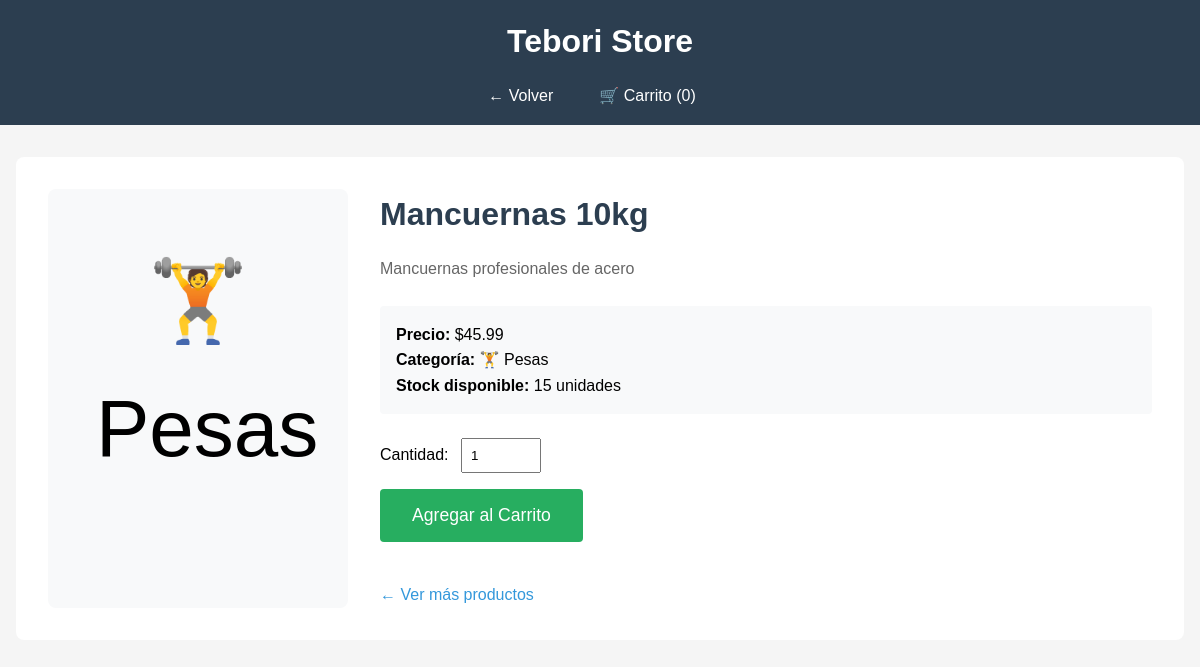
Screenshot of /ver_producto.php?id=1 with the database file from the repository.
### tables this page shows
CREATE TABLE `productos` (
  `id` int(11) NOT NULL,
  `nombre` varchar(200) NOT NULL,
  `descripcion` text DEFAULT NULL,
  `precio` decimal(10,2) NOT NULL,
  `categoria` varchar(50) NOT NULL,
  `stock` int(11) DEFAULT 0,
  `imagen` varchar(255) DEFAULT 'default.jpg',
  `fecha_creacion` timestamp NOT NULL DEFAULT current_timestamp(),
  `activo` tinyint(1) DEFAULT 1
);

### datos.php (called while the page is built, shortened)
<?php
$database = new Database();
$conn = $database->getConnection();
$categorias = array(
    'pesas' => '🏋️ Pesas',
    'boxeo' => '🥊 Boxeo',
    'cardio' => '🏃 Cardio',
    'yoga' => '🧘 Yoga',
    'suplementos' => '💊 Suplementos',
    'ropa' => '👕 Ropa Deportiva'
);
function obtenerProductos($conn, $categoria_filtro = null) {
    $query = "SELECT * FROM productos WHERE activo = 1";
    $query .= " ORDER BY fecha_creacion DESC";
    $stmt = $conn->prepare($query);
    $stmt->execute();
    return $stmt->fetchAll(PDO::FETCH_ASSOC);
}
$productos_array = obtenerProductos($conn);
$productos = array();
foreach ($productos_array as $producto) {
    $productos[$producto['id']] = $producto;
}
$total_carrito = 0;
?>

### ver_producto.php (the view, shortened to what this page needs)
<?php
include 'datos.php';
$id_producto = isset($_GET['id']) ? intval($_GET['id']) : 0;
$producto = null;
if (isset($productos[$id_producto])) {
    $producto = $productos[$id_producto];
}
?>
<!DOCTYPE html>
<html lang="es">
<head>
    <link rel="stylesheet" href="estilo.css">
</head>
<body>
    <div class="encabezado" style="text-align:center;">
        <h1 >Tebori Store</h1>
        <div class="menu">
            <a href="index.php">← Volver</a>
            <a href="carrito.php">🛒 Carrito (<?php echo $total_carrito; ?>)</a>
        </div>
    </div>
    <div class="contenedor">
        <div class="detalle-producto">
            <div class="detalle-imagen">
                <?php
                if (isset($categorias[$producto['categoria']])) {
                    echo $categorias[$producto['categoria']];
                } else {
                    echo ' ';
                }
                ?>
            </div>
            <div class="detalle-info">
                <h1><?php echo htmlspecialchars($producto['nombre']); ?></h1>
                <p class="descripcion"><?php echo htmlspecialchars($producto['descripcion']); ?></p>
                <div class="detalles">
                    <p><strong>Precio:</strong> $<?php echo number_format($producto['precio'], 2); ?></p>
                    <p><strong>Categoría:</strong>
                        <?php
                        if (isset($categorias[$producto['categoria']])) {
                            echo $categorias[$producto['categoria']];
                        } else {
                            echo $producto['categoria'];
                        }
                        ?>
                    </p>
                    <p><strong>Stock disponible:</strong> <?php echo $producto['stock']; ?> unidades</p>
                </div>
                <form action="agregar_carrito.php" method="POST" class="form-carrito">
                    <div class="cantidad">
                        <label>Cantidad:</label>
                        <input type="number" name="cantidad" value="1" min="1" max="<?php echo $producto['stock']; ?>">
                    </div>
                    <button type="submit" class="btn-agregar">Agregar al Carrito</button>
                </form>
                <a href="index.php" class="btn-volver">← Ver más productos</a>
            </div>
        </div>
    </div>
</body>
</html>

### estilo.css (style rules this page uses)
* { margin: 0; padding: 0; box-sizing: border-box; }
body { font-family: Arial, sans-serif; line-height: 1.6; background: #f5f5f5; }
.encabezado { background: #2c3e50; color: white; padding: 1rem; margin-bottom: 1rem; }
.encabezado h1 { margin-bottom: 0.5rem; }
.menu { margin-top: 1rem; }
.menu a, .menu span { color: white; margin-right: 1rem; text-decoration: none; padding: 0.3rem 0.8rem; border-radius: 4px; }
.contenedor { max-width: 1200px; margin: 0 auto; padding: 0 1rem; }
.detalle-producto { display: grid; grid-template-columns: 300px 1fr; gap: 2rem; background: white; padding: 2rem; border-radius: 8px; margin: 2rem 0; }
.detalle-imagen { font-size: 5rem; text-align: center; background: #f8f9fa; padding: 3rem; border-radius: 8px; }
.detalle-info h1 { margin-bottom: 1rem; color: #2c3e50; }
.descripcion { color: #666; margin-bottom: 1.5rem; line-height: 1.6; }
.detalles { background: #f8f9fa; padding: 1rem; border-radius: 4px; margin-bottom: 1.5rem; }
.form-carrito { margin: 1.5rem 0; }
.cantidad { margin-bottom: 1rem; }
.cantidad input { width: 80px; padding: 0.5rem; margin-left: 0.5rem; }
.btn-agregar { background: #27ae60; color: white; border: none; padding: 1rem 2rem; font-size: 1.1rem; border-radius: 4px; cursor: pointer; }
.btn-volver { display: inline-block; color: #3498db; text-decoration: none; margin-top: 1rem; }

### rows the page displays
productos: categoria "🏋️ Pesas", nombre "Mancuernas 10kg", descripcion "Mancuernas profesionales de acero", precio "45.99", stock "15"

### other values shown
$total_carrito "0"
